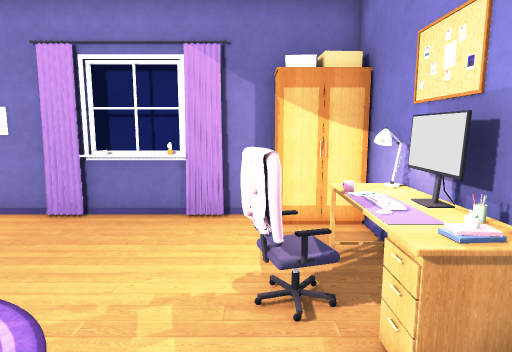
view 1 (above)

12 first-person views from a walk through a Unity game level. The camera is 1.3 m above the floor, tilts 8° down and sees 75° across. Doors are open. The floor is counted in squares, 0.5 m on a side. Each view is taken from the middle of a square. On the plan, view 1 faces up. The plan holds only what a view shows up to about 20 squares ahead; the rest is blank. Some animated figures are not drawn.

view 2
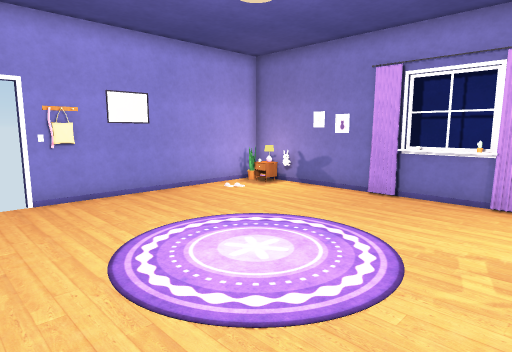

view 3
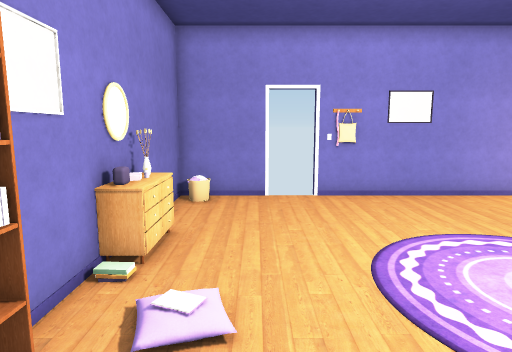

view 4
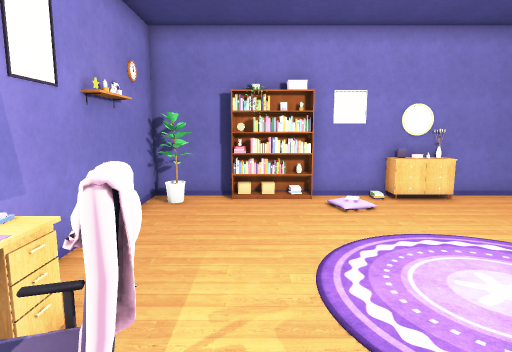

view 5
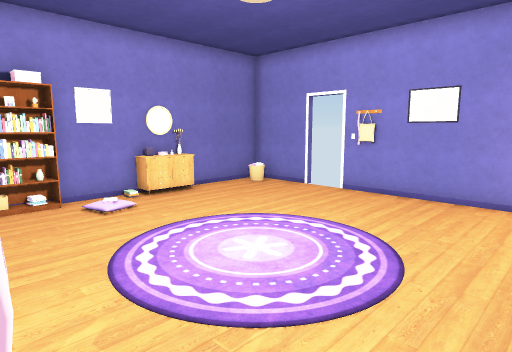

view 6
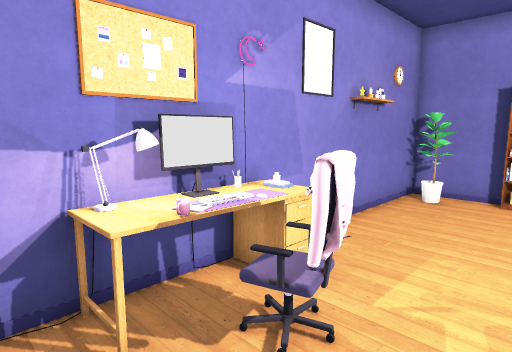

view 7
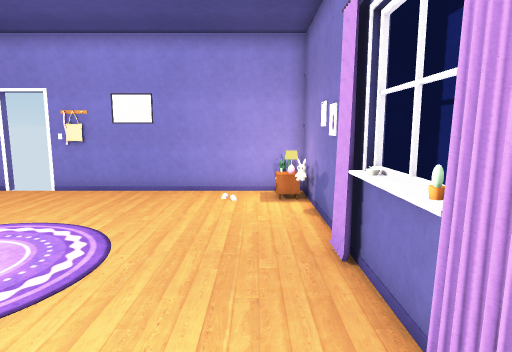

view 8
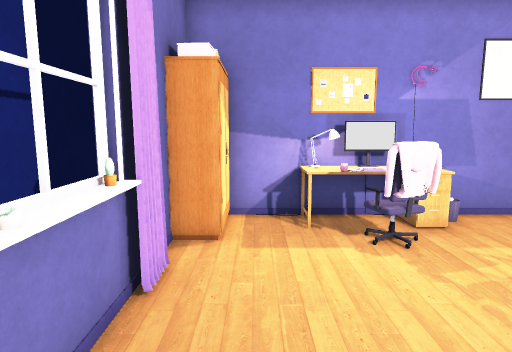

view 9
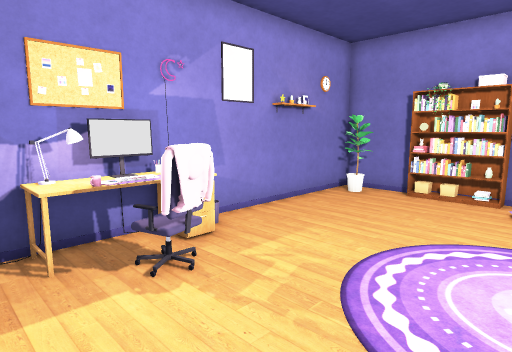

view 10
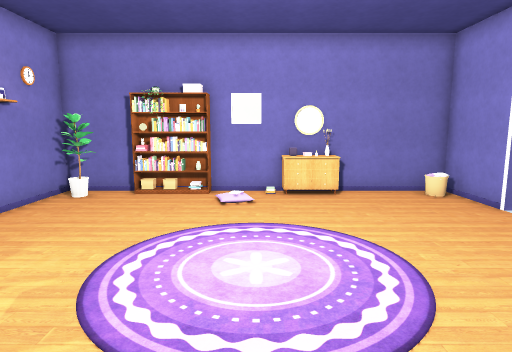

view 11
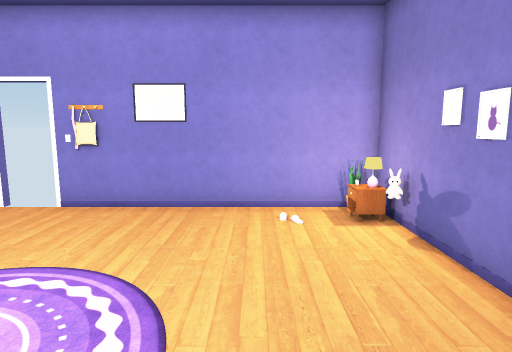

view 12
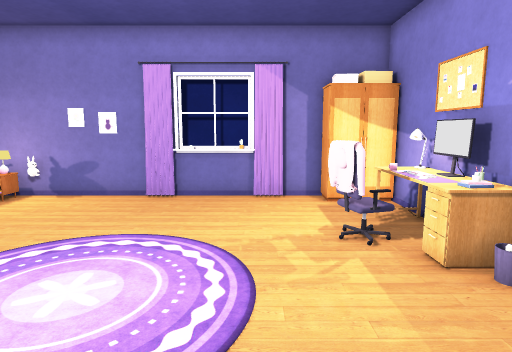

### Floor plan
Points are (right, up) in squares from view 1. A wall is a line through its corners. A room is listed if a view was taken in it or the views show most of it. See-through windows are left out.
Room 1 (views 1, 2, 3, 4, 5, 6, 7, 8, 9, 10, 11, 12)
walls: (-6.5, -6) (-3.4, -6); (-3.4, 10) (-13, 10) (-13, 1.4); (-2.2, 9.9) (-2.2, 10.4); (3, 5.4) (3, 9); (-13, -2.5) (-13, -6) (-8.4, -6); (-0.1, -6) (3, -6) (3, 2.6); (0.5, 10) (-2.6, 10); (-0.2, 11.2) (-7.4, 11.2)
low walls: (-2, 9.7) (-5.1, 9.7)
ways out: open door at (-13, -1.5)
objects: other object (-13, 0) to (-13, 1); other object (-12, 9); other object (-11, 9); other object (-10, 10); other object (-8, -6); other object (-8, -5) to (-6, -5); other object (-7, -6); other object (-3, -6); other object (-3, -5) to (0, -5); other object (-3, 10); other object (-2, -6); other object (-1, -6); other object (0, 4) to (0, 5); other object (1, -5) to (2, -4); other object (1, 3) to (2, 7); other object (1, 9) to (2, 10); other object (2, 4); other object (2, 5); other object (2, 6); other object (3, 3); other object (3, 4); other object (3, 5)

Positions as (right, up) in squares from view 1, and headings:
1: (0, 0), facing up
2: (0, -3), facing up-left
3: (0, -3), facing left
4: (-1, 7), facing down
5: (0, 7), facing down-left
6: (-2, 8), facing down-right
7: (1, 8), facing left
8: (-7, 8), facing right
9: (-5, 8), facing down-right
10: (-5, 8), facing down
11: (-2, 6), facing left
12: (-2, -3), facing up
